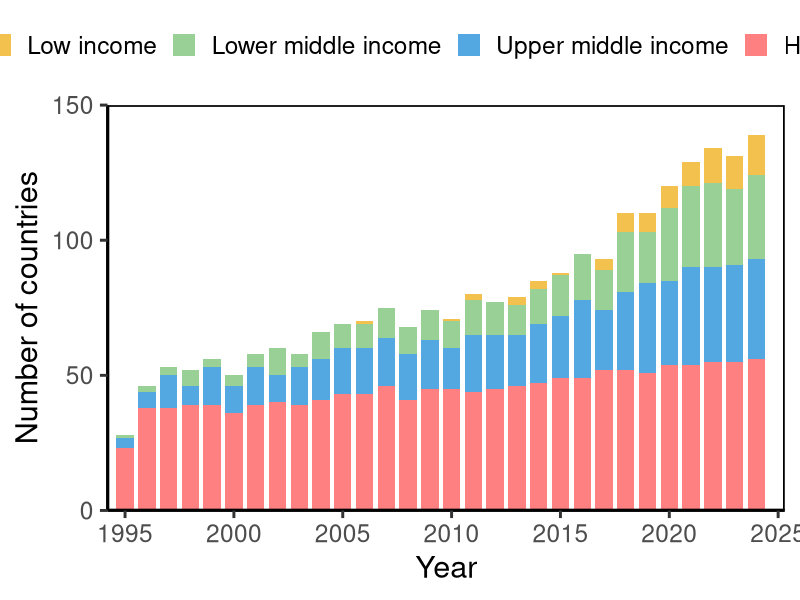
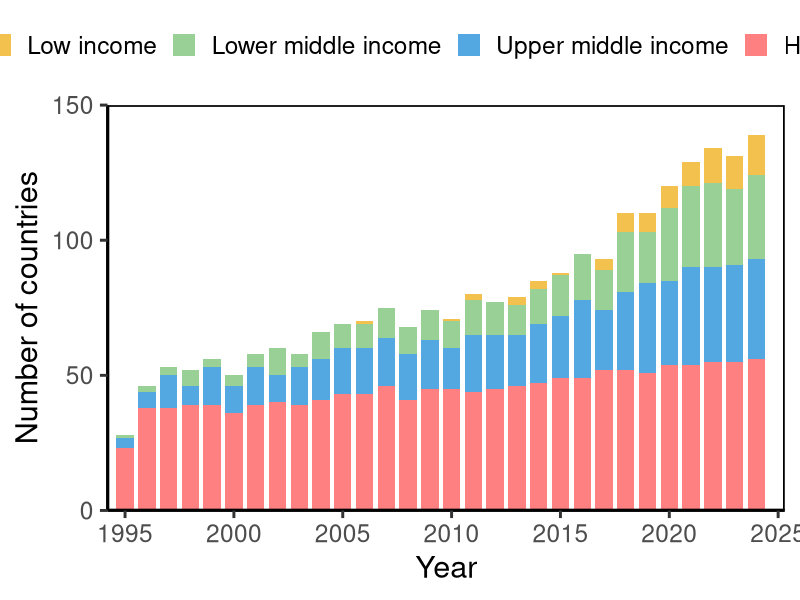

Here is the R script that generated these plots, in order:
library(tidyverse)
library(readr)
library(ggplot2)

# 1️⃣ 读取数据
df <- read_csv("left_file_with_income_group_natural_sciences.csv", show_col_types = FALSE)

# 2️⃣ 按 Year 和 Income group 汇总 Paper_Count
df_count <- df %>%
  filter(!is.na(Year), !is.na(`Income group`), !is.na(Country_std)) %>%
  distinct(Year, `Income group`, Country_std) %>%
  group_by(Year, `Income group`) %>%
  summarise(Country_Count = n(), .groups = "drop") %>%
  mutate(
    `Income group` = factor(
      `Income group`,
      levels = c(
        "Low income",
        "Lower middle income",
        "Upper middle income",
        "High income"
      )
    )
  ) %>%
  arrange(Year, `Income group`)

# 3️⃣ 绘图
p <- ggplot() +
  geom_bar(
    data = df_count,
    aes(x = Year, y = Country_Count, fill = `Income group`),
    stat = "identity",
    width = 0.8
  ) +
  scale_y_continuous(
    name = "Number of countries",
    limits = c(0, 150),
    expand = expansion(mult = c(0, 0.0))
  ) +
  scale_x_continuous(
    limits = c(1994.5, 2025),
    breaks = seq(1995, max(df_count$Year, na.rm = TRUE), by = 5),,
    expand = expansion(mult = c(0.01, 0.01))
  ) +
  scale_fill_manual(values = c(
    "Low income" = "#F2C14E",
    "Lower middle income" = "#99D096",
    "Upper middle income" = "#53A8E1",
    "High income" = "#FF8081"
  )) +
  labs(x = "Year", fill = "") +
  theme_classic(base_size = 22) +
  theme(
    panel.border = element_rect(color = "black", fill = NA, linewidth = 1.2),
    legend.position = "top"
  )

print(p)

ggsave("20260826_country_share_four_income.png", p, width = 7.5, height = 6, dpi = 600)
